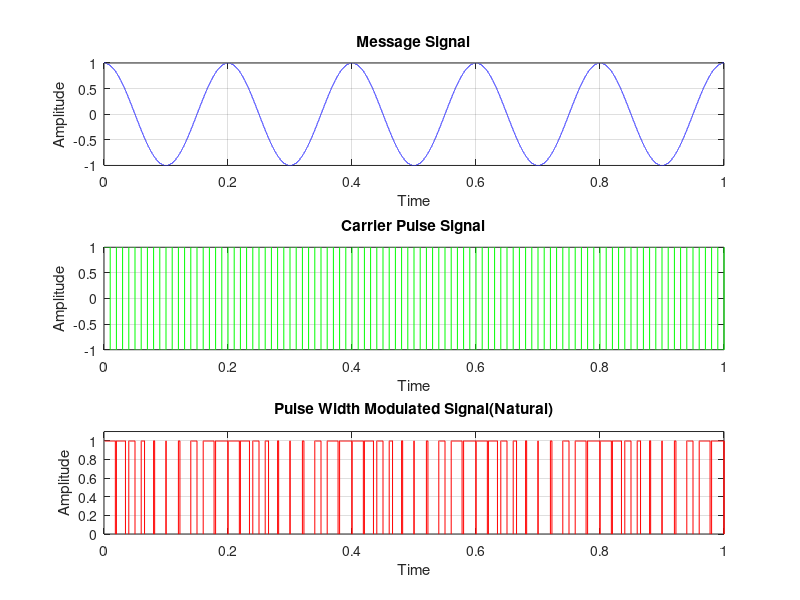

Here is the MATLAB script that generated this plot:
% Clear The Workspace

clc;
clearvars;


% Load Signal Package For Octave (Not Neccessary For MATLAB)

pkg load signal;


% Define Time Vector

time = 0:0.00001:1; % Resizing For Avoiding Index Error


% Generating Message Signal

message_amplitude = 1;
message_frequency = 5;

message_signal = message_amplitude .* cos(2 * pi * message_frequency * time);


% Generating Carrier Sawtooth Signal

pulse_frequency = 50;
pulse_angle = 2 * pi * pulse_frequency * time;

carrier_signal = square(pulse_angle) % Generating Square Wave As Carrier


% Generating Pulse Width Modulation Signal

s_tooth = 1.01 * message_amplitude .* sawtooth(pulse_angle);

pwm_signal = zeros(1, length(time));

for i = 1:length(time)
  if (message_signal(i) > s_tooth(i))
    pwm_signal(i) = 1;
  else
    pwm_signal(i) = -1;
  end
  
end


% Ploting Signals

subplot(3, 1, 1);
plot(time, message_signal, 'b');
title('Message Signal');
xlabel('Time');
ylabel('Amplitude');
xlim([0, 1]);
grid on;

subplot(3, 1, 2);
plot(time, carrier_signal, 'g');
title('Carrier Pulse Signal');
xlabel('Time');
ylabel('Amplitude');
xlim([0, 1]);
grid on;

subplot(3, 1, 3);
plot(time, pwm_signal, 'r');
title('Pulse Width Modulated Signal(Natural)');
xlabel('Time');
ylabel('Amplitude');
axis([0 1 0 1.1]);
grid on;



